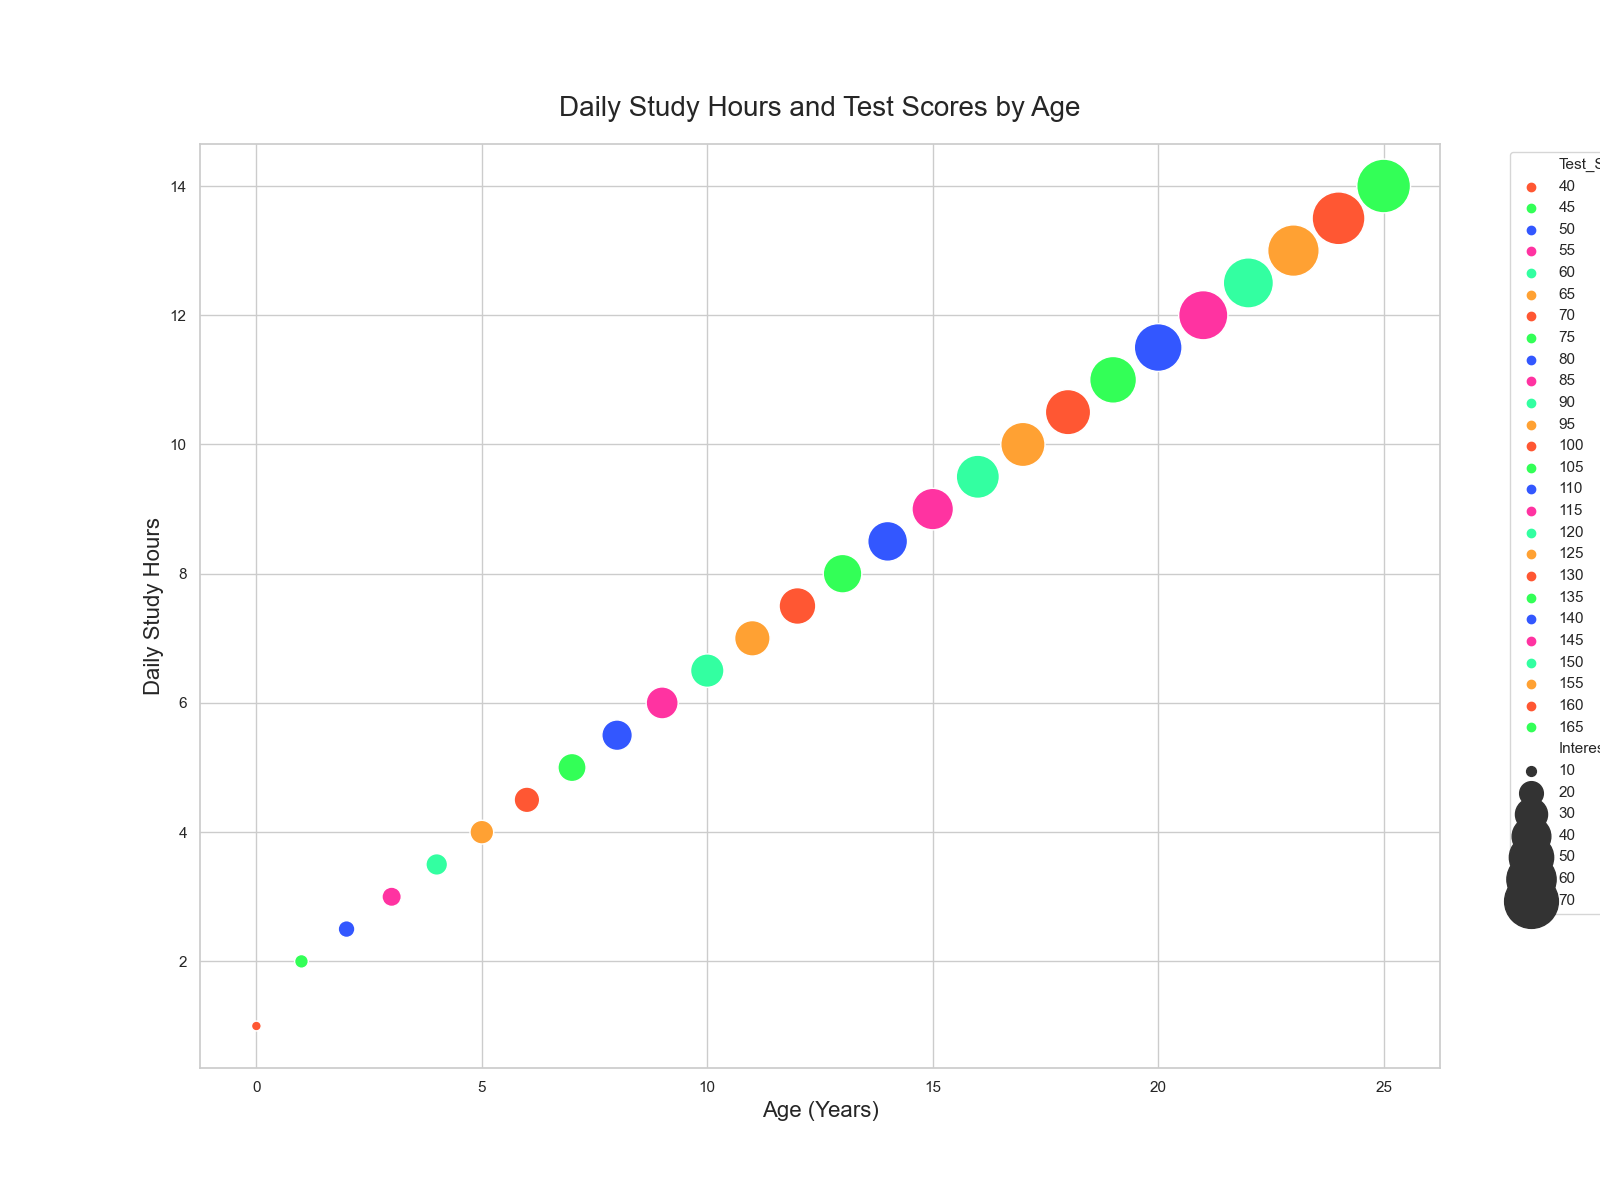

Python code for this plot:

import matplotlib.pyplot as plt
import seaborn as sns
import pandas as pd

data = {
    'Age': [0, 1, 2, 3, 4, 5, 6, 7, 8, 9, 10, 11, 12, 13, 14, 15, 16, 17, 18, 19, 20, 21, 22, 23, 24, 25],
    'Daily_Study_Hours': [1, 2, 2.5, 3, 3.5, 4, 4.5, 5, 5.5, 6, 6.5, 7, 7.5, 8, 8.5, 9, 9.5, 10, 10.5, 11, 11.5, 12, 12.5, 13, 13.5, 14],
    'Test_Score': [40, 45, 50, 55, 60, 65, 70, 75, 80, 85, 90, 95, 100, 105, 110, 115, 120, 125, 130, 135, 140, 145, 150, 155, 160, 165],
    'Interest_Level': [10, 12, 14, 16, 18, 20, 22, 25, 28, 30, 32, 35, 37, 40, 42, 45, 48, 50, 52, 55, 57, 60, 62, 65, 68, 70]
}

df = pd.DataFrame(data)

plt.figure(figsize=(16, 12))
bubble_chart = sns.scatterplot(data=df, x='Age', y='Daily_Study_Hours', hue='Test_Score', size='Interest_Level', sizes=(50, 1500),
                               palette=['#FF5733', '#33FF57', '#3357FF', '#FF33A1', '#33FFA1', '#FFA133'])

bubble_chart.set_title('Daily Study Hours and Test Scores by Age', fontsize=20, pad=20)
bubble_chart.set_xlabel('Age (Years)', fontsize=16)
bubble_chart.set_ylabel('Daily Study Hours', fontsize=16)

plt.legend(loc='upper left', bbox_to_anchor=(1.05, 1))
plt.show()
